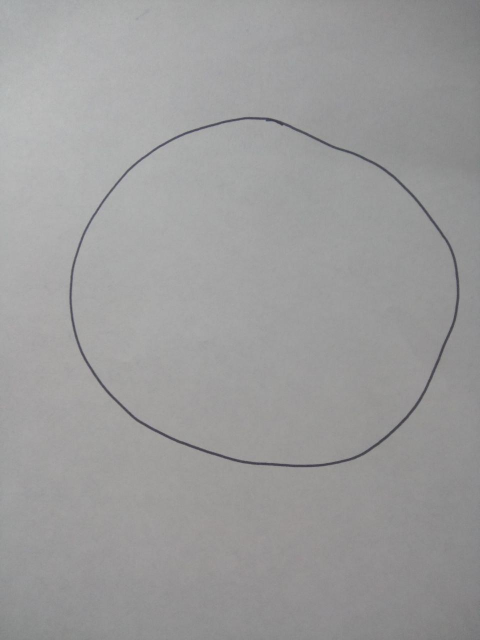
#> input picture photo_2021-10-22_17-22-15.jpg, 960 x 1280 px (shown at 1/2 size)
$ python photo.py
#> lines starting #> are read from the running program, lines starting #| are printed output that depends on the picture; after the words box and inside, x2 and y2 are one past the last pixel; in counts of white or black regions, pixels touching at a corner belong together
#> further down, src is the input picture: shape (1280, 960, 3); mean B, G, R 155.7, 155.8, 156
from __future__ import print_function
import cv2 as cv
import numpy as np
import argparse
import random as rng


def thresh_callback(val):
#> called with val = 100
    threshold = val

    canny_output = cv.Canny(src_gray, threshold, threshold * 2)
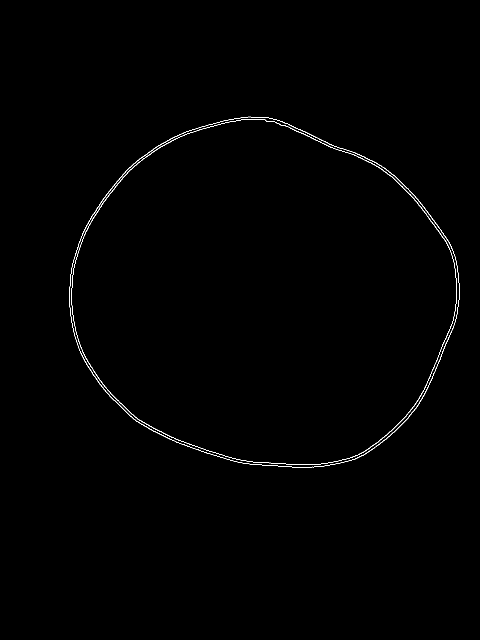
#> canny_output: shape (1280, 960) (shown at 1/2 size); 0.44% white in thin lines or dots, all inside (x1, y1, x2, y2) = (138, 233, 919, 935)

    contours, _ = cv.findContours(canny_output, cv.RETR_TREE, cv.CHAIN_APPROX_SIMPLE)
#> contours = 4 contours; box (x1, y1, x2, y2) and area: (138, 233, 919, 935) 418424, (138, 233, 919, 935) 417776, (143, 238, 914, 930) 407476, (143, 238, 914, 930) 406838

    # Найдите многоточие конца повернутого прямоугольника для каждого контура
    minRect = [None] * len(contours)
#> minRect = 4 items
    minEllipse = [None] * len(contours)
#> minEllipse = 4 items
    for i, c in enumerate(contours):
        minRect[i] = cv.minAreaRect(c)
        if c.shape[0] > 5:
            minEllipse[i] = cv.fitEllipse(c)
#> this loop made 4 passes
#> after the loop, minEllipse = [((526.2, 591), (684.4, 775.6), 103.3), ((526.3, 591), (683.7, 775.3), 103.3), ((525.7, 591), (674, 766.8), 103.1), ((525.8, 590.9), (673.3, 766.3), 103.2)]; minRect = [((523.2, 591.2), (673.3, 757.1), -66.75), ((523.3, 591.2), (672.9, 756.5), -66.64), ((522.9, 590.7), (663.3, 747.7), -67), ((523, 590.6), (662.8, 747.2), -66.91)]
    # Draw contours + rotated rects + ellipses

    drawing = np.zeros((canny_output.shape[0], canny_output.shape[1], 3), dtype=np.uint8)

    for i, c in enumerate(contours):
        color = (rng.randint(0, 256), rng.randint(0, 256), rng.randint(0, 256))
        # contour
        cv.drawContours(drawing, contours, i, color)
        # ellipse
        if c.shape[0] > 5:
            cv.ellipse(drawing, minEllipse[i], color, 2)
        # rotated rectangle
        box = cv.boxPoints(minRect[i])
        box = np.intp(box)  # np.intp: Integer used for indexing (same as C ssize_t; normally either int32 or int64)
        cv.drawContours(drawing, [box], 0, color)
#> this loop made 4 passes
#> (color, box) on passes 1 to 4: ((213, 5, 152), [[738, 1049], [42, 751], [308, 132], [1003, 431]]), ((188, 99, 138), [[737, 1050], [42, 750], [309, 132], [1003, 432]]), ((223, 82, 191), [[737, 1042], [49, 749], [308, 139], [996, 431]]), ((63, 221, 133), [[736, 1042], [49, 748], [309, 139], [996, 432]])
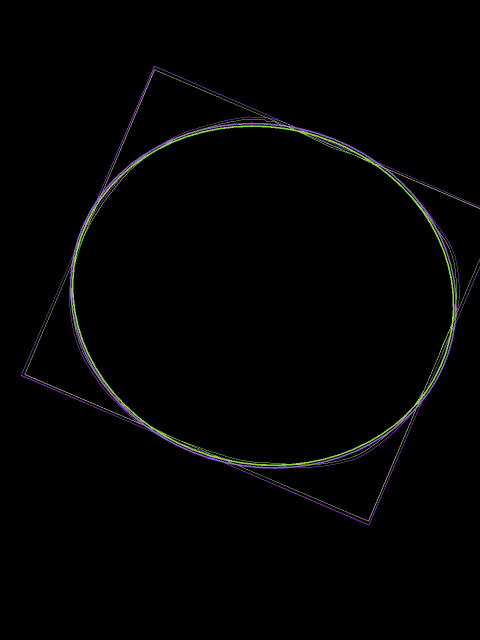
#> drawing: shape (1280, 960, 3) (shown at 1/2 size); mean of channels 0, 1, 2 2.8, 2.9, 2.8; drawn as B, G, R

    cv.imshow('Contours', drawing)


if __name__ == '__main__':
    rng.seed(12345)
    src = cv.imread('photo_2021-10-22_17-22-15.jpg')
    # Convert image to gray and blur it
    src_gray = cv.cvtColor(src, cv.COLOR_BGR2GRAY)
    src_gray = cv.blur(src_gray, (3, 3))

    source_window = 'Source'
    cv.namedWindow(source_window)
    cv.imshow(source_window, src)

    max_thresh = 255
    thresh = 100  # initial threshold
    cv.createTrackbar('Canny Thresh:', source_window, thresh, max_thresh, thresh_callback)

    thresh_callback(thresh)
    cv.waitKey()
